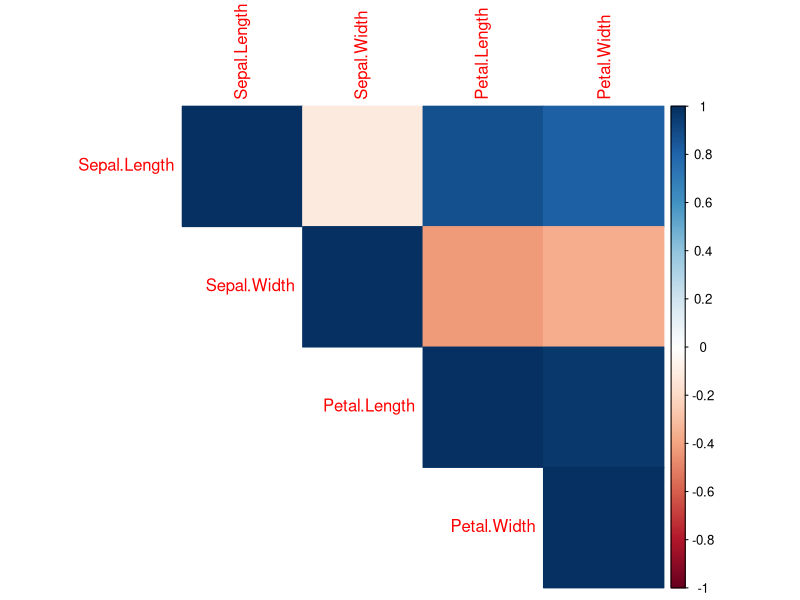
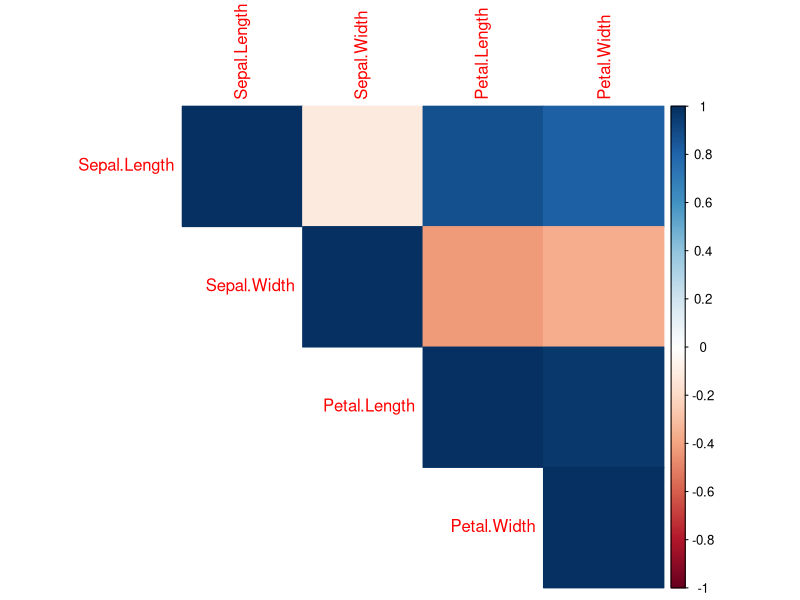

Write the R code that produced these figures, in order. (Note: this script raises an error after producing the figures.)
install.packages(c("tidyverse", "ggplot2", "dplyr", "tidyr", "corrplot", "GGally", "knitr"))

library(dplyr) # pour la manipulation de données ( regle le problème de %>% )


"Etape 1 : Exploration et péréparation des données"
# charger le dataset iris
data(iris)
df <- iris

#Observations de la structure du dataset

str(df)
summary(df)
head(df)

# Afficher les 6 premières lignes du dataset
head(df)

# Afficher les 6 dernières lignes du dataset
tail(df)

# Afficher les noms des colonnes
colnames(df)

# Afficher les dimensions du dataset
dim(df)

#afficher les valeurs manquantes
sum(is.na(df))

"Etape 2 Statistique descriptive et correlation"

#calculer les statistique de base

df %>%
  group_by(Species) %>%
  summarise_all(list(mean = mean, median = median, sd = sd))

# Analyser les corrélations 

cor_matrix <- cor(df[, 1:4])
corrplot::corrplot(cor_matrix, method = "color", type = "upper")


"Etape 3 Visualisation et tendances"

# Histogrammes

cor_matrix <- cor(df[, 1:4])
corrplot::corrplot(cor_matrix, method = "color", type = "upper")

# Boxplots 

ggplot(df, aes(x = Species, y = Petal.Length)) + geom_boxplot()


# Scatter plots 

ggplot(df, aes(x = Petal.Length, y = Petal.Width, color = Species)) + geom_point()


"Fin"